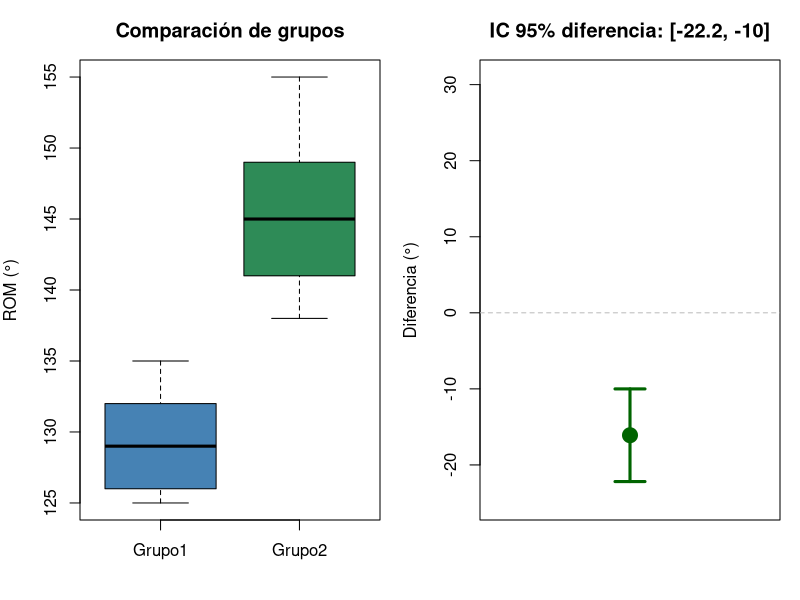
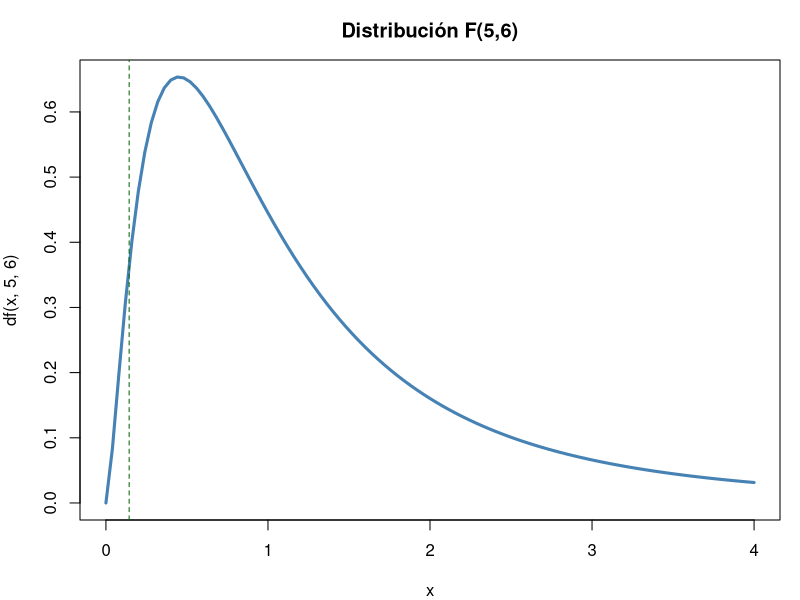
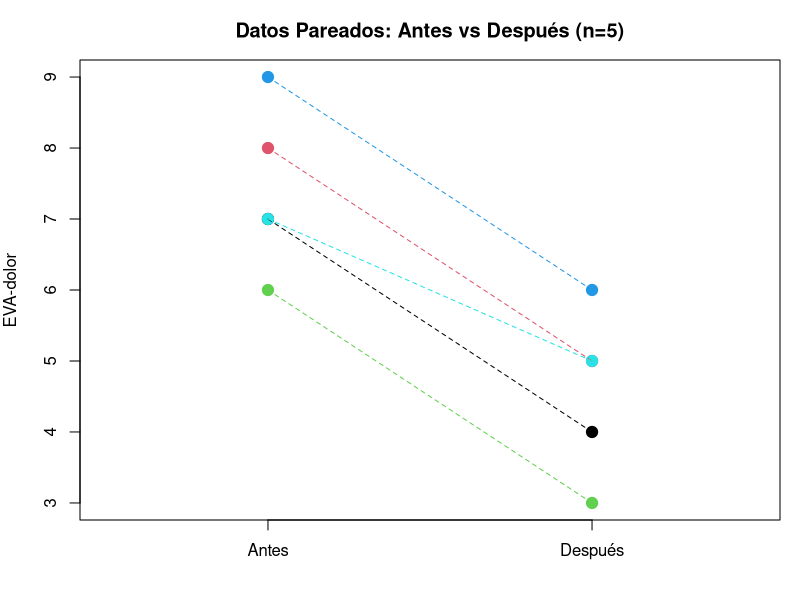
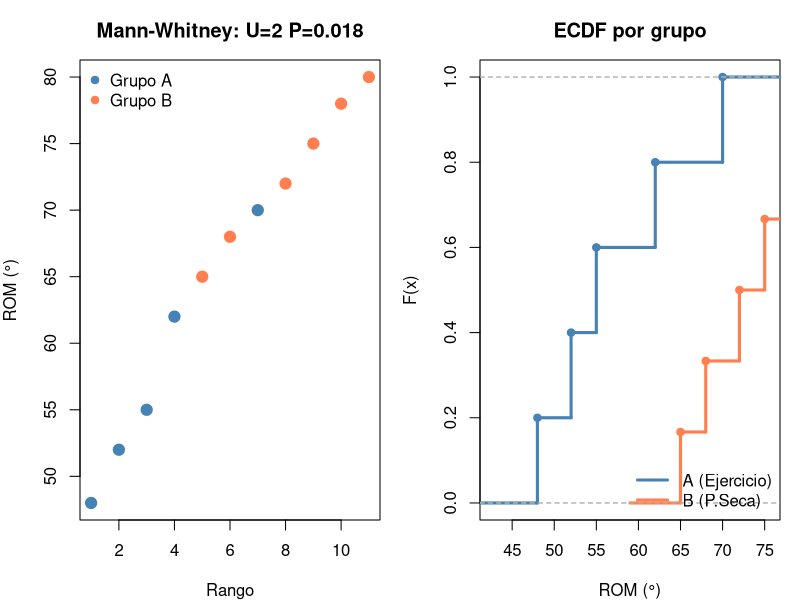
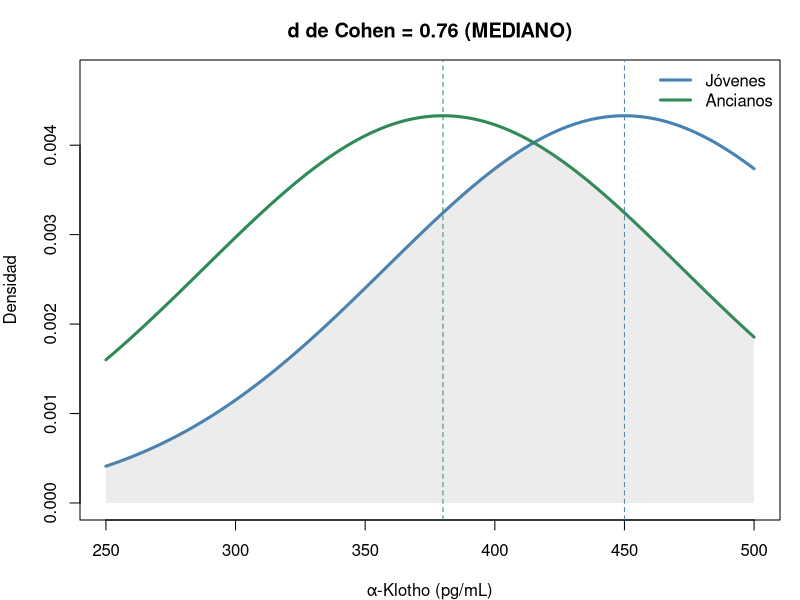
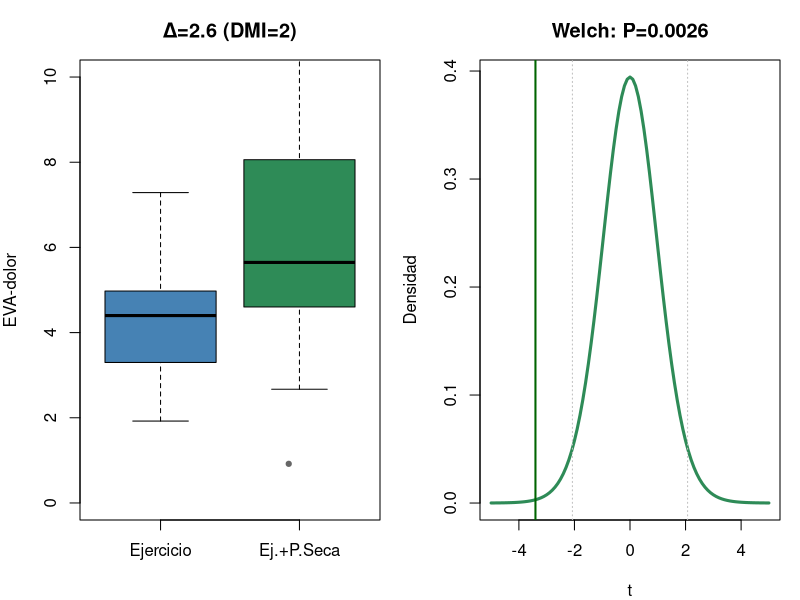

These figures' R source, in order:
## ---- chunk 1
g1<-c(125,132,128,135,130,126); g2<-c(140,148,142,155,138,150,145)
t.test(g1, g2)                     # Welch (recomendado — por defecto en R)
t.test(g1, g2, var.equal = TRUE)   # Student (solo si σ₁² = σ₂²)


# Visualización comparativa
par(mfrow=c(1,2), mar=c(4,4,3,1))
# Panel 1: Datos originales con medias
datos <- list(Grupo1=g1, Grupo2=g2)
boxplot(datos, col=c("steelblue","seagreen"), ylab="ROM (°)",
        main="Comparación de grupos", ylim=range(c(g1,g2)))
stripchart(datos, method="jitter", pch=19, col="grey30", add=TRUE, cex=0.8)
# Panel 2: IC 95% de la diferencia
tt_w <- t.test(g1, g2)
diff_mean <- tt_w$estimate[1] - tt_w$estimate[2]
plot(1, diff_mean, pch=19, col="darkgreen", cex=2, ylim=range(c(g1,g2))*c(-0.2,0.2),
     xlim=c(0.5,1.5), xaxt="n",
     main=paste0("IC 95% diferencia: [", round(tt_w$conf.int[1],1), 
                 ", ", round(tt_w$conf.int[2],1), "]"),
     ylab="Diferencia (°)", xlab="")
arrows(1, tt_w$conf.int[1], 1, tt_w$conf.int[2], 
       col="darkgreen", lwd=3, code=3, angle=90, length=0.15)
abline(h=0, col="grey", lty=2)
par(mfrow=c(1,1))

## ---- chunk 2
var.test(g1, g2)
# P > 0.05 → varianzas iguales → Student
# P ≤ 0.05 → varianzas distintas → Welch
## ---- chunk 3
#| fig-height: 4.5
curve(df(x,5,6), 0, 4, lwd=3, col="steelblue", main="Distribución F(5,6)")
abline(v=c(qf(0.025,5,6), qf(0.975,5,6)), col="darkgreen", lty=2)
## ---- chunk 4
x1<-30; n1<-50; x2<-18; n2<-50
p_pool<-(x1+x2)/(n1+n2)
z<-(x1/n1-x2/n2)/sqrt(p_pool*(1-p_pool)*(1/n1+1/n2))
cat("z =", round(z,3), "P =", round(2*pnorm(-abs(z)),4),
    "\nDiferencia significativa: A > B (P = 0.016)")
## ---- chunk 5
#| fig-height: 4.5
a<-c(7,8,6,9,7); d<-c(4,5,3,6,5)
plot(rep(1:2,each=5), c(a,d), pch=19, col=rep(1:5,2), cex=1.5,
     xaxt="n", xlim=c(0.5,2.5), xlab="", ylab="EVA-dolor",
     main="Datos Pareados: Antes vs Después (n=5)")
axis(1, at=1:2, labels=c("Antes","Después"))
for(i in 1:5) lines(c(1,2), c(a[i],d[i]), col=i, lty=2)
## ---- chunk 6
a<-c(7,8,6,9,7); d<-c(4,5,3,6,5)
invisible(capture.output(t.test(d, a, paired=TRUE)))
# BioEstatR: testt(m = d, m1 = a, par = TRUE)
## ---- chunk 7
n12<-15; n21<-31
chi2<-(abs(n12-n21)-1)^2/(n12+n21)
P<-pchisq(chi2,1,lower.tail=FALSE)
cat("chi2 =", round(chi2,3), "P =", round(P,4),
    "\nTerapia B significativamente superior (P = 0.027)")
## ---- chunk 8
x <- c(122, 135, 128, 141, 131, 126, 146, 139)
theta0 <- 130
D <- x - theta0
cat("Diferencias Di:", D)
## ---- chunk 9
# Cálculo manual en R
Di <- x - theta0
absDi <- abs(Di)
rangos <- rank(absDi)
Wplus <- sum(rangos[Di > 0])
Wminus <- sum(rangos[Di < 0])
E_W <- length(x) * (length(x)+1) / 4
Var_W <- length(x) * (length(x)+1) * (2*length(x)+1) / 24
Z_manual <- (Wplus - E_W) / sqrt(Var_W)
P_manual <- 2 * pnorm(-abs(Z_manual))
cat(sprintf("W+ = %.0f | E[W+] = %.0f | Var(W+) = %.0f", Wplus, E_W, Var_W),
    sprintf("\nZ = %.3f | P = %.4f", Z_manual, P_manual),
    "\n--- Verificación con wilcox.test ---")
wt <- wilcox.test(x, mu = theta0, exact = FALSE)
cat(sprintf("V = %.0f | P = %.4f", wt$statistic, wt$p.value))
## ---- chunk 10
pre  <- c(7, 8, 6, 9, 7, 8)
post <- c(4, 5, 3, 6, 5, 4)
d <- post - pre
cat("Diferencias:", d)
## ---- chunk 11
# Verificación con R
d <- post - pre
Wminus <- sum(rank(abs(d))[d < 0])
wt_paired <- wilcox.test(post, pre, paired = TRUE, exact = FALSE)
cat(sprintf("W+ = %.1f | W- = %.1f | P = %.4f", wt_paired$statistic, Wminus, wt_paired$p.value),
    "\nTodos los pacientes mejoraron → P < 0.05 (efecto significativo)")
## ---- chunk 12
# Cálculo manual en R
grupoA <- c(55, 62, 48, 70, 52)
grupoB <- c(72, 68, 75, 80, 65, 78)
todos <- c(grupoA, grupoB)
rangos <- rank(todos)
R_A <- sum(rangos[1:5])
R_B <- sum(rangos[6:11])
U_A <- R_A - 5*6/2
U_B <- R_B - 6*7/2
U <- min(U_A, U_B)
E_U <- 5*6/2
Var_U <- 5*6*12/12
Z_U <- (U - E_U) / sqrt(Var_U)
P_U <- 2 * pnorm(-abs(Z_U))
cat(sprintf("R_A=%.0f | R_B=%.0f | U_A=%.0f | U_B=%.0f | U=%.0f", R_A,R_B,U_A,U_B,U),
    sprintf("\nE[U]=%.0f | Var(U)=%.0f | Z=%.3f | P=%.4f", E_U, Var_U, Z_U, P_U),
    "\n--- Verificación con wilcox.test ---")
wt_mw <- wilcox.test(grupoA, grupoB, exact = FALSE)
cat(sprintf("W = %.0f | P manual = %.4f | P R (corrección) = %.4f", wt_mw$statistic, P_U, wt_mw$p.value))


# Visualización: rangos
par(mfrow=c(1,2), mar=c(4,4,3,1))
# Panel 1: Datos ordenados con rangos
todos_val <- c(grupoA, grupoB)
todos_grp <- factor(c(rep("A",5), rep("B",6)))
rangos <- rank(todos_val)
plot(rangos, todos_val, pch=19, col=ifelse(todos_grp=="A","steelblue","coral"), cex=1.5,
     main=paste0("Mann-Whitney: U=", round(min(U_A,U_B)), " P=", round(P_U,3)),
     xlab="Rango", ylab="ROM (°)")
legend("topleft", c("Grupo A","Grupo B"), col=c("steelblue","coral"), pch=19, bty="n")
# Panel 2: Distribución emprírica
plot(ecdf(grupoA), col="steelblue", lwd=3, main="ECDF por grupo",
     xlab="ROM (°)", ylab="F(x)", verticals=TRUE)
plot(ecdf(grupoB), col="coral", lwd=3, add=TRUE, verticals=TRUE)
legend("bottomright", c("A (Ejercicio)","B (P.Seca)"), 
       col=c("steelblue","coral"), lwd=3, bty="n")
par(mfrow=c(1,1))

## ---- chunk 13
# Ejemplo signed-rank (una muestra) — datos de ROM
x <- c(122, 135, 128, 141, 131, 126, 146, 139)
cat("=== Wilcoxon signed-rank (una muestra) ===")
wilcox.test(x, mu = 130, exact = FALSE)

# Ejemplo Mann-Whitney (dos muestras independientes)
grupoA <- c(55, 62, 48, 70, 52)
grupoB <- c(72, 68, 75, 80, 65, 78)
cat("\n=== Mann-Whitney U ===")
wilcox.test(grupoA, grupoB, exact = FALSE)
## ---- chunk 14
delta<-5; s<-12; z_a<-qnorm(0.975); z_b<-qnorm(0.80)
n<-ceiling(2*(z_a+z_b)^2*s^2/delta^2)
cat("n por grupo =", n, "→ n total =", 2*n)
# BioEstatR: nm(d = 5, s = 12, potencia = 0.80)        # medias
# BioEstatR: np(x = c(30,18), n = c(50,50), d = 0.05)  # proporciones
## ---- chunk 15
delta<-5; s<-12; z_a<-qnorm(0.975); z_b<-qnorm(0.80)
n<-ceiling(2*(z_a+z_b)^2*s^2/delta^2)
cat("n =", n, "por grupo (total =", 2*n, ")")
## ---- chunk 16
# Simulamos datos con las estadísticas dadas
set.seed(42)
jovenes <- rnorm(20, 450, 89)
ancianos <- rnorm(16, 380, 96)
var.test(jovenes, ancianos)
## ---- chunk 17
# Student (varianzas iguales)
t.test(jovenes, ancianos, var.equal = TRUE)
# Welch (por seguridad, siempre recomendado)
t.test(jovenes, ancianos)
## ---- chunk 18
x1 <- 450; x2 <- 380; s1 <- 89; s2 <- 96; n1 <- 20; n2 <- 16
sp <- sqrt(((n1-1)*s1^2 + (n2-1)*s2^2) / (n1+n2-2))
dc <- (x1 - x2) / sp
t_val <- (x1 - x2) / (sp * sqrt(1/n1 + 1/n2))
omega2 <- (t_val^2 - 1) / (t_val^2 + n1 + n2 - 1)
cat("s_p =", round(sp,1), "\nd de Cohen =", round(dc,2),
    "→", ifelse(abs(dc)>=0.8,"GRANDE",ifelse(abs(dc)>=0.5,"MEDIANO","PEQUEÑO")),
    "\nOmega² =", round(omega2,3), "→", round(omega2*100,1), "% varianza explicada")


# Visualización del tamaño del efecto
par(mfrow=c(1,1), mar=c(4,4,3,1))
x_seq <- seq(250, 500, length=300)
y1 <- dnorm(x_seq, 450, sp); y2 <- dnorm(x_seq, 380, sp)
plot(x_seq, y1, type="l", lwd=3, col="steelblue", ylim=c(0, max(y1,y2)*1.1),
     main=paste0("d de Cohen = ", round(dc,2), " (", 
                 ifelse(abs(dc)>=0.8,"GRANDE",ifelse(abs(dc)>=0.5,"MEDIANO","PEQUEÑO")), ")"),
     xlab="α-Klotho (pg/mL)", ylab="Densidad")
lines(x_seq, y2, lwd=3, col="seagreen")
abline(v=c(450,380), lty=2, col=c("steelblue","seagreen"))
# Sombrear solapamiento
x_overlap <- seq(max(250,380-3*sp), min(500,450+3*sp), length=100)
polygon(c(x_overlap, rev(x_overlap)), 
        c(pmin(dnorm(x_overlap,450,sp), dnorm(x_overlap,380,sp)), rep(0,100)),
        col=rgb(0.5,0.5,0.5,0.15), border=NA)
legend("topright", c("Jóvenes","Ancianos"), col=c("steelblue","seagreen"), 
       lwd=3, bty="n")

## ---- chunk 19
#| fig-height: 5.5
set.seed(123)
n1<-15; m1<-4.2; s1<-1.8; n2<-12; m2<-6.8; s2<-2.1
gA<-rnorm(n1,m1,s1); gB<-rnorm(n2,m2,s2)
se<-sqrt(s1^2/n1+s2^2/n2); t_stat<-(m1-m2)/se
gl_num<-(s1^2/n1+s2^2/n2)^2
gl_den<-(s1^2/n1)^2/(n1-1)+(s2^2/n2)^2/(n2-1)
p<-2*pt(-abs(t_stat),gl_num/gl_den)

par(mfrow=c(1,2), mar=c(4,4,3,1))
# Panel 1: Boxplot comparativo
boxplot(gA, gB, names=c("Ejercicio","Ej.+P.Seca"), col=c("steelblue","seagreen"),
        ylab="EVA-dolor", ylim=c(0,10), main=paste0("Δ=", round(m2-m1,1)," (DMI=2)"))
stripchart(list(A=gA,B=gB), method="jitter", pch=19, col="grey40", add=TRUE, cex=0.7)
# Panel 2: Distribución t de Welch
curve(dt(x, round(gl_num/gl_den)), -5, 5, lwd=3, col="seagreen",
      main=paste0("Welch: P=", round(p,4)), xlab="t", ylab="Densidad")
abline(v=c(-qt(0.975,round(gl_num/gl_den)), qt(0.975,round(gl_num/gl_den))), col="grey", lty=3)
abline(v=t_stat, col="darkgreen", lwd=2)
par(mfrow=c(1,1))

cat("t =", round(t_stat,2), "gl ≈", round(gl_num/gl_den,1), "P =", round(p,4),
    "\nΔ =", round(m2-m1,1), "> DMI=2 → clínicamente relevante")
